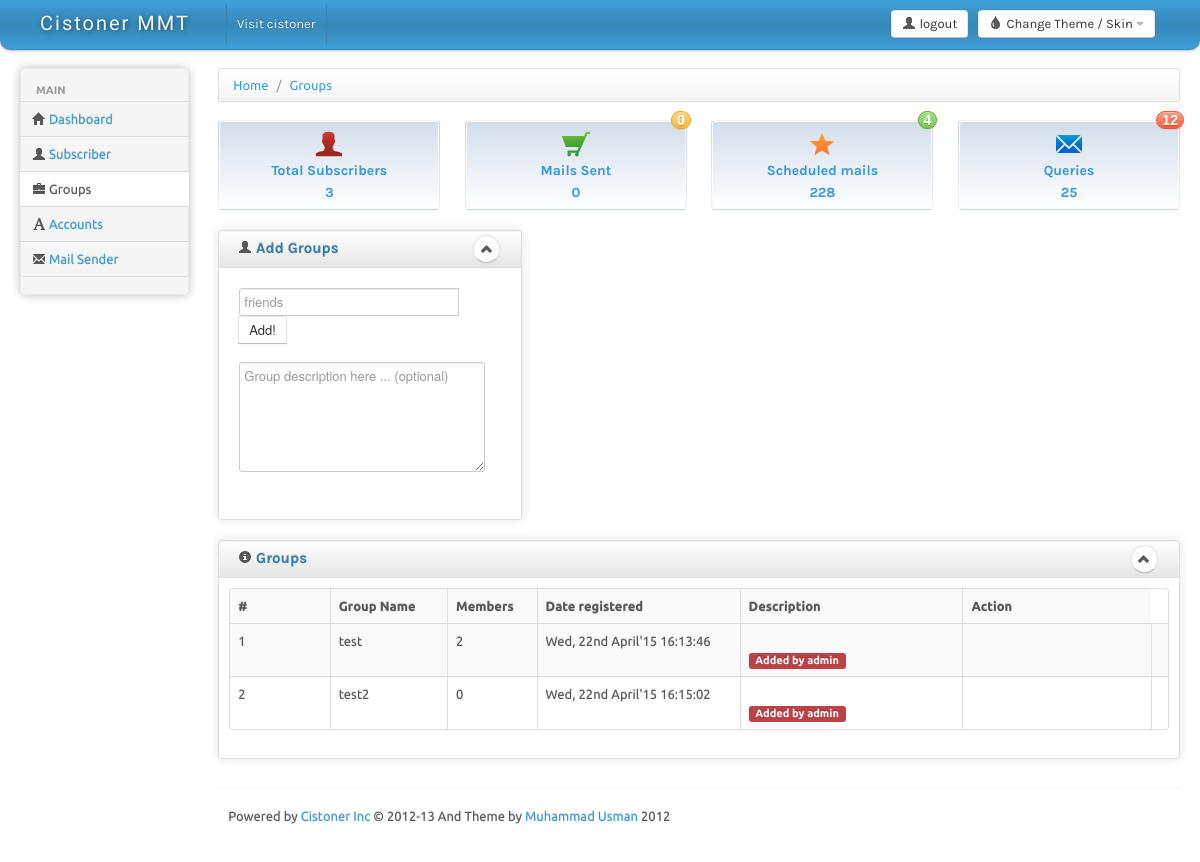
/groups.php (signed in), run on the app's committed database.
### tables this page shows
CREATE TABLE IF NOT EXISTS `group` (
`id` int(11) NOT NULL,
  `name` varchar(40) NOT NULL,
  `description` text NOT NULL,
  `date` int(10) NOT NULL,
  `admin_id` int(11) NOT NULL
);

### groups.php (the view, shortened to what this page needs)
<?php
	include 'libs/groups.php';
	$grpObj = new group();
	$grpObj->getGroups();
?>
<!DOCTYPE html>
<html lang="en">
<head>
	<link id="bs-css" href="css/bootstrap-cerulean.css" rel="stylesheet">
	<link href="css/bootstrap-responsive.css" rel="stylesheet">
	<link href="css/charisma-app.css" rel="stylesheet">
	<link href="css/jquery-ui-1.8.21.custom.css" rel="stylesheet">
	<link href='css/fullcalendar.css' rel='stylesheet'>
	<link href='css/fullcalendar.print.css' rel='stylesheet'  media='print'>
	<link href='css/chosen.css' rel='stylesheet'>
	<link href='css/uniform.default.css' rel='stylesheet'>
	<link href='css/colorbox.css' rel='stylesheet'>
	<link href='css/jquery.cleditor.css' rel='stylesheet'>
	<link href='css/jquery.noty.css' rel='stylesheet'>
	<link href='css/noty_theme_default.css' rel='stylesheet'>
	<link href='css/elfinder.min.css' rel='stylesheet'>
	<link href='css/elfinder.theme.css' rel='stylesheet'>
	<link href='css/jquery.iphone.toggle.css' rel='stylesheet'>
	<link href='css/opa-icons.css' rel='stylesheet'>
	<link href='css/uploadify.css' rel='stylesheet'>
</head>
<body>
	<?php include 'ui_includes/top_navbar.php';?>
		<div class="container-fluid">
		<div class="row-fluid">
			<?php include 'ui_includes/sidebar.php';?>
			<div id="content" class="span10">
			<div>
				<ul class="breadcrumb">
					<li>
						<a href="#">Home</a> <span class="divider">/</span>
					</li>
					<li>
						<a href="#"> Groups</a>
					</li>
				</ul>
			</div>
			<?php include 'ui_includes/displaybox.php';?>
			<div class="row-fluid">
				<div class="box span4">
					<div class="box-header well" data-original-title="">
						<h2><i class="icon-user"></i> Add Groups</h2>
						<div class="box-icon">
							<a href="#" class="btn btn-minimize btn-round"><i class="icon-chevron-up"></i></a>
						</div>
					</div>
					<div class="box-content">
						<div class="box-content">
							<form action="javascript: addGroup();" method="post">
							<div class="input-append">
								<input placeholder="friends" id="addgrpid" name="subs_search" size="16" type="text" required>
								<button class="btn" type="button" onclick="this.form.submit()">Add!</button>
								<br>
								<textarea name="adddesc" id="adddesc" placeholder="Group description here ... (optional)" style="width: 90%;min-height: 100px"></textarea>
							</div>
							</form>
						</div>
					</div>
				</div>
			</div>
			<div class="row-fluid">
				<div class="box span12">
					<div class="box-header well">
						<h2><i class="icon-info-sign"></i> Groups </h2>
						<div class="box-icon">
							<a href="#" class="btn btn-minimize btn-round"><i class="icon-chevron-up"></i></a>
						</div>
					</div>
					<div class="box-content">
						<table class="table table-striped table-bordered" id="displayTable">
							<tr role="row">
								<th class="sorting_asc" role="columnheader" tabindex="0" aria-controls="DataTables_Table_0" rowspan="1" colspan="1" aria-sort="ascending" aria-label="group id" style="width: 201px;"> # </th>
								<th class="sorting" role="columnheader" tabindex="0" aria-controls="DataTables_Table_0" rowspan="1" colspan="1" aria-label="Group name" style="width: 199px;">Group Name</th>
								<th class="sorting" role="columnheader" tabindex="0" aria-controls="DataTables_Table_0" rowspan="1" colspan="1" aria-label="Members" style="width: 96px;">Members</th>
								<th class="sorting" role="columnheader" tabindex="0" aria-controls="DataTables_Table_0" rowspan="1" colspan="1" aria-label="Date Regisered" style="width: 378px;">Date registered</th>
								<th class="sorting" role="columnheader" tabindex="0" aria-controls="DataTables_Table_0" rowspan="1" colspan="1" aria-label="Description" style="width: 378px;">Description</th>
								<th class="sorting" role="columnheader" tabindex="0" aria-controls="DataTables_Table_0" rowspan="1" colspan="1" aria-label="Actions" style="width: 378px;">Action</th>
							</tr>
							<tbody id="displaytablebody">
							<?php
							$len = count($grpObj->grp);
							if(!$len){}
							else
							{
								for($i=0;$i<$len;$i++)
								{
									echo "<tr>";
										echo "<td class='center'>" .$grpObj->grp[$i]['id'] ."</td>";
										echo "<td>" .$grpObj->grp[$i]['name'] ."</td>";
										echo "<td>" .$grpObj->grp[$i]['count'] ."</td>";
										echo "<td>" .$grpObj->grp[$i]['date'] ."</td>";
										echo "<td>" .$grpObj->grp[$i]['desc'] ."</td>";
										echo "<td><td>";
									echo "</tr>";
								}
							}
							?>
						</table>
					</div>
				</div>
			</div>
		<hr>
		<?php include 'ui_includes/footer.php';?>
	</div>
</body>
</html>

### libs/groups.php (shortened to what this page needs)
<?php
class group
{
	public $grp = array();
	private $offset;
	private $limit;
	function __construct($l = 20,$p = 1)
	{
		$this->page = $p;
		$this->limit = $l;
		$this->offset = ($this->page - 1) * ($this->limit);
	}
	public function getGroups($key = false)
	{
		$prefix = "";
		$query = mysql_query("SELECT group.id,group.name,group.date,group.description,admin.username FROM `group`
		INNER JOIN admin ON admin.id = group.admin_id " .$prefix ."
		LIMIT $this->limit OFFSET $this->offset");
		while($row = mysql_fetch_array($query))
		{
			$index = count($this->grp);
			$this->grp[$index] = array();
			$this->grp[$index]['id'] = $row['id'];
			$this->grp[$index]['name'] = $row['name'];
			$this->grp[$index]['date'] = date("D, dS F'y H:i:s",$row['date']);
			$this->grp[$index]['desc'] = $row['description'] ."<br><span class='label label-important'> &nbsp;Added by " .$row['username'] ."&nbsp; </span>";
			$subquery = mysql_query("SELECT count(*) FROM group_subscribers WHERE group_id = '" .$row['id'] ."'");
			$subrow = mysql_fetch_array($subquery);
			$this->grp[$index]['count'] = $subrow[0];
		}
	}
};

### css/charisma-app.css (style rules this page uses)
.box { border: 1px solid #DEDEDE; border-radius:3px; -webkit-border-radius:3px; -moz-border-radius:3px; margin-top: 10px; margin-bottom: 10px ; box-shadow: 0 0 10px rgba(189, 189, 189, 0.4); -webkit-box-shadow: 0 0 10px rgba(189, 189, 189, 0.4); -moz-box-shadow: 0 0 10px rgba(189, 189, 189, 0.4); }
.box-header { border:none; padding-top:5px; border-bottom: 1px solid #DEDEDE; border-radius:3px 3px 0 0; -webkit-border-radius:3px 3px 0 0; -moz-border-radius:3px 3px 0 0; height:12px; min-height:12px; margin-bottom: 0; cursor:move; font-weight:bold; font-size:16px; background: -moz-linear-gradient(top, rgba(255,255,255,0) 0%, rgba(0,0,0,0.1) 100%); background: -webkit-gradient(linear, left top, left bottom, color-stop(0%,rgba(255,255,255,0)), color-stop(100%,rgba(0,0,0,0.1))); background: -webkit-linear-gradient(top, rgba(255,255,255,0) 0%,rgba(0,0,0,0.1) 100%); background: -o-linear-gradient(top, rgba(255,255,255,0) 0%,rgba(0,0,0,0.1) 100%); background: -ms-linear-gradient(top, rgba(255,255,255,0) 0%,rgba(0,0,0,0.1) 100%); background: linear-gradient(to bottom, rgba(255,255,255,0) 0%,rgba(0,0,0,0.1) 100%); filter: progid:DXImageTransform.Microsoft.gradient( startColorstr='#00ffffff', endColorstr='#1a000000',GradientType=0 ); }
.box-header h2 { font-size:15px; width:auto; clear:none; float:left; line-height:25px; }
.box-header h2 > i { margin-top:1px; }
.box-icon { float:right; }
.box-icon a { clear:none; float:left; margin:0 2px; height: 18px; width:5px; margin-top: -1px; }
.box-icon a i { margin-left:-4.5px; }
.box-content { padding:10px; }
.btn-round { border-radius: 40px; -webkit-border-radius: 40px; -moz-border-radius: 40px; font-size:12px; padding-top:4px; }

### groups.php (style rules this page uses)
body { padding-bottom: 40px; }

### data on the page
group: id "1", name "test", grp "2", grp "Wed, 22nd April'15 16:13:46"
group: id "2", name "test2", grp "0", grp "Wed, 22nd April'15 16:15:02"

### other printed values
$subscribersCount "3"
$sentMailCount "0"
$row['username'] "admin"
